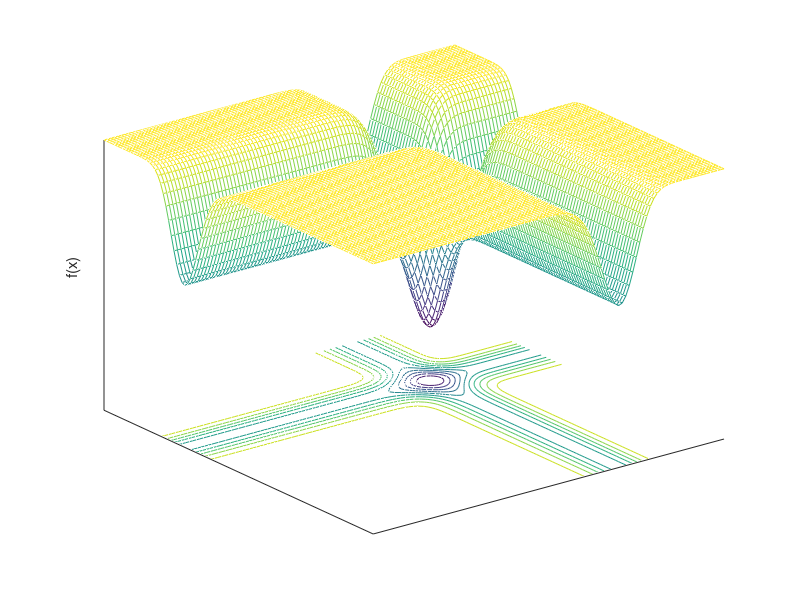

This figure's MATLAB source:
function MichalewiczPlot

m = 10;
xlimits = [0 pi];
dx = (xlimits(2) - xlimits(1)) / 100;
N = floor((xlimits(2) - xlimits(1)) / dx) + 1;
obj = zeros(N, N);
i = 0;
for x = xlimits(1) : dx : xlimits(2)
    i = i + 1;
    k = 0;
    for y = xlimits(1) : dx : xlimits(2)
        k = k + 1;
        obj(i,k) = -sin(x) * (sin(x^2/pi))^(2*m) - sin(y) * (sin(y^2/pi))^(2*m);
    end
end
close all;
[x, y] = meshgrid(xlimits(1) : dx : xlimits(2));
meshc(x,y,obj);
zlabel('f(x)')
set(gca, 'XTick', [])
set(gca, 'YTick', [])
set(gca, 'ZTick', [])
temp = axis;
axis([xlimits, xlimits, temp(5), max(max(obj))])
